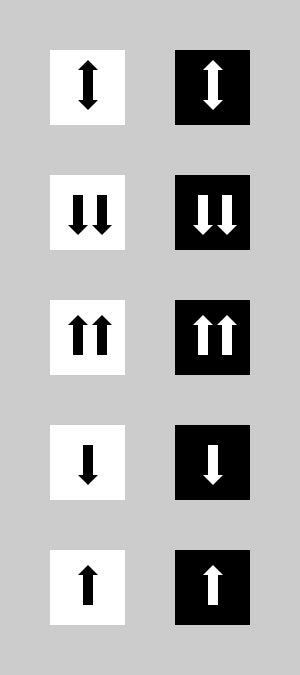
Frame 1 (no input)
Frame 60 (the mouse pressed at the canvas centre just before this capture): identical to frame 1, image omitted
Frame 120 (the mouse held since frame 60 and released just before this capture): identical to frame 1, image omitted

The Processing sketch that drew this single still picture (run headless with seeded random() and noise(); from frame 60 on, the mouse is pressed at the canvas centre):

// Processing sketch: processing_39441
// ── processing_39441.pde

int squareSize;
int white, black;
int coorX, coorY;

boolean blackBox1, blackBox2, blackBox3, blackBox4, blackBox5;
boolean whiteBox1, whiteBox2, whiteBox3, whiteBox4, whiteBox5;

void setup () {
  size (300, 675);
  smooth ();
  squareSize = 75;
  white = 255;
  black = 0;
  blackBox1 = false;
  blackBox2 = false;
  blackBox3 = false;
  blackBox4 = false;
  blackBox5 = false;
  whiteBox1 = false;
  whiteBox2 = false;
  whiteBox3 = false;
  whiteBox4 = false;
  whiteBox5 = false;
}

void draw () {
  coorX = mouseX;
  coorY = mouseY;
  square1 (50, 50, white);
  square2 (175, 50, black);
  square3 (50, 175, white);
  square4 (175, 175, black);
  square5 (50, 300, white);
  square6 (175, 300, black);
  square7 (50, 425, white);
  square8 (175, 425, black);
  square9 (50, 550, white);
  square10 (175, 550, black);
}


void mousePressed () {
  if ((coorX >= 50) && (coorX <= (50+squareSize))) { //column1
    if ((coorY >= 50) && (coorY <= (50+squareSize))) {
      blackBox1 = ! blackBox1;
    }
    if ((coorY >= 175) && (coorY <= (175+squareSize))) {
      blackBox2 = ! blackBox2;
    }
    if ((coorY >= 425) && (coorY <= (425+squareSize))) {
      blackBox3 = true;
    }
  }

  if ((coorX >= 175) && (coorX <= (175+squareSize))) { //column2
    if ((coorY >= 50) && (coorY <= (50+squareSize))) {
      whiteBox1 = ! whiteBox1;
    }
    if ((coorY >= 175) && (coorY <= (175+squareSize))) {
      whiteBox2 = ! whiteBox2;
    }
    if ((coorY >= 425) && (coorY <= (425+squareSize))) {
      whiteBox3 = true;
    }
  }
}

void mouseReleased () {
  if ((coorX >= 50) && (coorX <= (50+squareSize))) { //column1
    if ((coorY >= 50) && (coorY <= (50+squareSize))) {
      blackBox1 = ! blackBox1;
    }
    if ((coorY >= 300) && (coorY <= (300+squareSize))) {
      blackBox4 = ! blackBox4;
    }
    if ((coorY >= 550) && (coorY <= (550+squareSize))) {
      blackBox5 = true;
    }
  }

  if ((coorX >= 175) && (coorX <= (175+squareSize))) { //column2
    if ((coorY >= 50) && (coorY <= (50+squareSize))) {
      whiteBox1 = ! whiteBox1;
    }
    if ((coorY >= 300) && (coorY <= (300+squareSize))) {
      whiteBox4 = ! whiteBox4;
    }
    if ((coorY >= 550) && (coorY <= (550+squareSize))) {
      whiteBox5 = true;
    }
  }
}


void square1 (int sx, int sy, int squareColor) {
  noStroke ();
  if (blackBox1) {
    blackSquare (sx, sy);
  }
  else {
    fill (squareColor);
    rect (sx, sy, squareSize, squareSize);
    upArrow (sx+33, sy+20, black);
    downArrow (sx+33, sy+20, black);
  }
}

void square2 (int sx, int sy, int squareColor) {
  noStroke ();
  if (whiteBox1) {
    whiteSquare (sx, sy);
  }
  else {
    fill (squareColor);
    rect (sx, sy, squareSize, squareSize);
    upArrow (sx+33, sy+20, white);
    downArrow (sx+33, sy+20, white);
  }
}

void square3 (int sx, int sy, int squareColor) {
  noStroke ();
  if (blackBox2) {
    blackSquare (sx, sy);
  }
  else {
    fill (squareColor);
    rect (sx, sy, squareSize, squareSize);
    downArrow (sx+23, sy+20, black);
    downArrow (sx+47, sy+20, black);
  }
}

void square4 (int sx, int sy, int squareColor) {
  noStroke ();
  if (whiteBox2) {
    whiteSquare (sx, sy);
  }
  else {
    fill (squareColor);
    rect (sx, sy, squareSize, squareSize);
    downArrow (sx+23, sy+20, white);
    downArrow (sx+47, sy+20, white);
  }
}

void square5 (int sx, int sy, int squareColor) {
  noStroke ();
  if (blackBox4) {
    blackSquare (sx, sy);
  }
  else {
    fill (squareColor);
    rect (sx, sy, squareSize, squareSize);
    upArrow (sx+23, sy+25, black);
    upArrow (sx+47, sy+25, black);
  }
}

void square6 (int sx, int sy, int squareColor) {
  noStroke ();
  if (whiteBox4) {
    whiteSquare (sx, sy);
  }
  else {
    fill (squareColor);
    rect (sx, sy, squareSize, squareSize);
    upArrow (sx+23, sy+25, white);
    upArrow (sx+47, sy+25, white);
  }
}

void square7 (int sx, int sy, int squareColor) {
  noStroke ();
  if (blackBox3) {
    blackSquare (sx, sy);
  }
  else {
    fill (squareColor);
    rect (sx, sy, squareSize, squareSize);
    downArrow (sx+33, sy+20, black);
  }
}

void square8 (int sx, int sy, int squareColor) {
  noStroke ();
  if (whiteBox3) {
    whiteSquare (sx, sy);
  }
  else {
    fill (squareColor);
    rect (sx, sy, squareSize, squareSize);
    downArrow (sx+33, sy+20, white);
  }
}

void square9 (int sx, int sy, int squareColor) {
  noStroke ();
  if (blackBox5) {
    blackSquare (sx, sy);
  }
  else {
    fill (squareColor);
    rect (sx, sy, squareSize, squareSize);
    upArrow (sx+33, sy+25, black);
  }
}

void square10 (int sx, int sy, int squareColor) {
  noStroke ();
  if (whiteBox5) {
    whiteSquare (sx, sy);
  }
  else {
    fill (squareColor);
    rect (sx, sy, squareSize, squareSize);
    upArrow (sx+33, sy+25, white);
  }
}

void blackSquare (int sx, int sy) {
  fill (black);
  rect (sx, sy, squareSize, squareSize);
}

void whiteSquare (int sx, int sy) {
  fill (white);
  rect (sx, sy, squareSize, squareSize);
}

void upArrow (int ax, int ay, int arrowFill) {
  noStroke ();
  fill (arrowFill);
  rect (ax, ay, 10, 30);
  triangle (ax-5, ay, ax+5, ay-10, ax+15, ay);
}

void downArrow (int ax, int ay, int arrowFill) {
  noStroke ();
  fill (arrowFill);
  rect (ax, ay, 10, 30);
  triangle (ax-5, ay+30, ax+5, ay+40, ax+15, ay+30);
}
       
